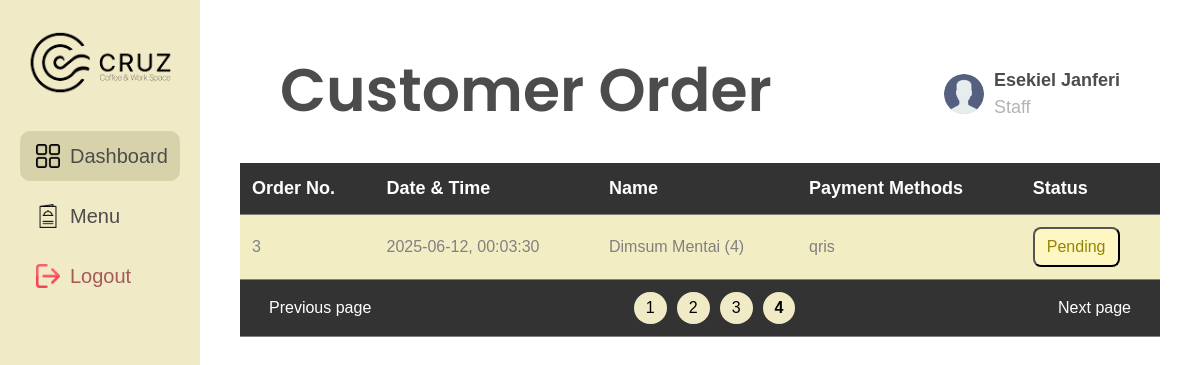
Screenshot of /Staff/dashboard.php?page=4 with the database file from the repository.
### tables this page shows
CREATE TABLE `pesanan` (
  `id_pesanan` int NOT NULL,
  `tanggal_pesanan` date NOT NULL,
  `waktu_pesanan` time NOT NULL,
  `total_bayar` decimal(10,2) NOT NULL,
  `payment_method` enum('qris','BNI','BCA','gopay','spay') NOT NULL,
  `detail_pesanan` text,
  `status` enum('done','pending','verified') DEFAULT 'pending'
);

### Staff/dashboard.php (the view, shortened to what this page needs)
<!DOCTYPE html>
<html lang="id">
<head>
  <link rel="stylesheet" href="style.css">
  <link href="https://cdn.jsdelivr.net/npm/bootstrap@5.3.0/dist/css/bootstrap.min.css" rel="stylesheet">
</head>
<body class="dashboard">
  <aside>
    <div>
      <div class="logo"><img src="images/logocruz.png" alt="CRUZ Logo"></div>
      <nav>
        <a href="#" class="active"><img src="images/dashboard.png" alt="Dashboard Icon">Dashboard</a>
        <a href="menu_staff.php"><img src="images/menu.png" alt="Menu Icon">Menu</a>
        <a href="login_staff.php" class="logout"><img src="images/logout.png" alt="Logout Icon">Logout</a>
      </nav>
    </div>
  </aside>
  <div class="main">
    <div class="header">
      <h1>Customer Order</h1>
      <div class="profile">
        <img src="images/profile.png" alt="Foto Profil" />
        <div>
          <div>Esekiel Janferi</div>
          <small>Staff</small>
        </div>
      </div>
    </div>
    <div class="table">
      <table>
        <thead>
          <tr>
            <th>Order No.</th>
            <th>Date & Time</th>
            <th>Name</th>
            <th>Payment Methods</th>
            <th>Status</th>
          </tr>
        </thead>
        <tbody>
          <?php
            include ("koneksi.php");
            $limit = 5;
            $page = isset($_GET['page']) ? (int)$_GET['page'] : 1;
            $start = ($page - 1) * $limit;
            $total_query = mysqli_query($koneksi, "SELECT COUNT(*) as total FROM pesanan");
            $total_data = mysqli_fetch_assoc($total_query)['total'];
            $total_pages = ceil($total_data / $limit);
            $sql = "select * from pesanan ORDER BY id_pesanan DESC LIMIT $start, $limit";
            $q1 = mysqli_query($koneksi, $sql);
            while ($data = mysqli_fetch_assoc($q1)) {
          ?>
          <tr>
            <td><?=$data['id_pesanan']?></td>
            <td><?=$data['tanggal_pesanan']?>, <?=$data['waktu_pesanan']?></td>
            <td>
              <?php
                $details = json_decode($data['detail_pesanan'], true);
                $result = [];
                foreach ($details as $item) {
                    $result[] = $item['nama'] . ' (' . $item['jumlah'] . ')';
                }
                echo implode('<br>', $result);
                ?>
            </td>
            <td><?=$data['payment_method']?></td>
            <td>
               <form method="POST" action="ubah_status.php" style="display:inline;">
                  <?php if ($data['status'] == 'pending') { ?>
                    <button type="submit" class="status pending">Pending</button>
                  <?php } elseif ($data['status'] == 'verified') { ?>
                    <button type="submit" class="status verified">Verified</button>
                  <?php } elseif ($data['status'] == 'done') { ?>
                    <span class="status done">Done</span>
                  <?php } ?>
                </form>
            </td>
          </tr>
        <?php } ?>
        </tbody>
        <tfoot>
          <tr>
            <td colspan="5">
      <div class="pagination-wrapper">
        <div class="pagination-left">
          <?php if ($page > 1): ?>
            <a href="?page=<?= $page - 1 ?>" class="footer-table">Previous page</a>
          <?php else: ?>
            <span class="footer-table disabled">Previous page</span>
          <?php endif; ?>
        </div>
        <div class="pagination-center">
          <?php for ($i = 1; $i <= max(1, $total_pages); $i++): ?>
            <a href="?page=<?= $i ?>" class="<?= $i == $page ? 'active' : '' ?>"><?= $i ?></a>
          <?php endfor; ?>
        </div>
        <div class="pagination-right">
          <?php if ($page < $total_pages): ?>
            <a href="?page=<?= $page + 1 ?>" class="footer-table">Next page</a>
          <?php else: ?>
            <span class="footer-table disabled">Next page</span>
          <?php endif; ?>
        </div>
      </div>
    </td>
          </tr>
        </tfoot>
      </table>
    </div>
  </div>
</body>
</html>

### Staff/style.css (style rules this page uses)
h1 { font-family: 'Suez One', serif; color: #07143B; font-size: 50px; margin-bottom: 20px; }
form { display: flex; flex-direction: column; align-items: center; }
* { margin: 0; padding: 0; box-sizing: border-box; font-family: 'Manrope', sans-serif; }
body.dashboard { display: flex; background-color: #fff; }
aside { width: 200px; background-color: #f0eac7; height: 100vh; padding: 30px 20px; display: flex; flex-direction: column; justify-content: space-between; }
.logo { margin-bottom: 35px; display: flex; justify-content: center; }
.logo img { width: 150px; height: auto; object-fit: contain; }
nav a { display: flex; align-items: center; gap: 10px; padding: 10px 16px; width: 100%; box-sizing: border-box; margin: 10px 0; text-decoration: none; font-weight: 500; font-size: 20px; color: #4C4C4C; border-radius: 10px; transition: background-color 0.3s, color 0.3s; }
nav a.active { background-color: #d8d2aa; color: #4C4C4C; }
aside nav a img { width: 24px; height: 24px; object-fit: contain; }
nav a.logout { color: #A65959; font-weight: 500; }
.main { flex: 1; padding: 40px; }
.header { display: flex; justify-content: space-between; align-items: center; }
.header h1 { font-family: 'Poppins', sans-serif; font-size: 60px; font-weight: 600; line-height: 1; color: #4C4C4C; }
.profile { display: flex; align-items: center; gap: 10px; }
.profile img { width: 40px; height: 40px; border-radius: 50%; background-color: #ccc; }
.profile div:first-child { font-size: 18px; font-weight: 600; color: #4C4C4C; }
.profile small { display: block; font-size: 18px; font-weight: 500; color: #B3B3B3; }
.table { margin-top: 15px; }
table { width: 100%; border-collapse: collapse; background-color: #f3edc4; }
th { background-color: #333; color: #fff; padding: 12px; text-align: left; font-size: 18px; font-weight: 700; font-family: 'Manrope', sans-serif; }
td { padding: 12px; border-bottom: 1px solid #ccc; font-size: 16px; font-weight: 400; color: #808080; background-color: #f3edc4; }
tfoot td { background-color: #333; text-align: center; }
.status { padding: 6px 12px; border-radius: 8px; font-weight: 400; font-size: 16px; display: inline-block; }
.pending { background-color: #fff7c2; color: #938406; }
.pagination-wrapper { display: flex; justify-content: space-between; align-items: center; background-color: #333; }
.pagination-left, .pagination-right { justify-content: flex-start; }
.pagination-right { justify-content: flex-end; }
.pagination-center { flex: 2; display: flex; justify-content: center; gap: 10px; }
.pagination-center a { padding: 4px 12px; background-color: #f0eac7; border: none; border-radius: 20px; cursor: pointer; font-size: 16px; font-weight: 350; color: black; text-decoration: none; }
.pagination-center a.active { font-weight: 800; }
.footer-table { margin: 5px; padding: 8px 12px; color: #fff; text-decoration: none; font-size: 16px; font-weight: 350; }
.footer-table.disabled { cursor: default; pointer-events: none; font-weight: 100; }
body { margin: 0; font-family: 'Inter', sans-serif; background-color: #f3edc4; }
.header { display: flex; justify-content: space-between; align-items: center; padding: 20px 40px; }

### rows the page displays
pesanan: id_pesanan "3", tanggal_pesanan "2025-06-12", waktu_pesanan "00:03:30", result "Dimsum Mentai (4)", payment_method "qris", status "Pending"
